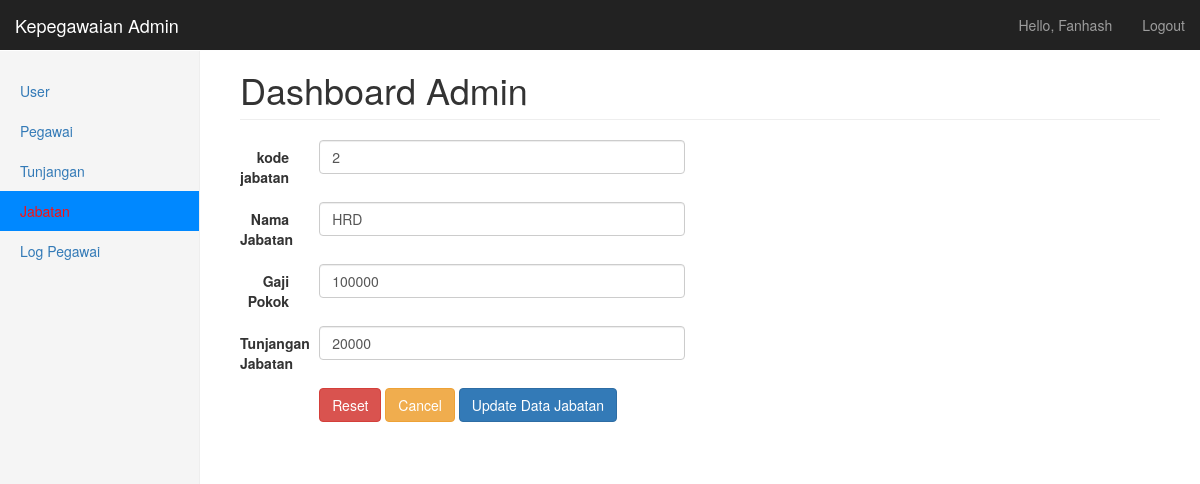
/update_jabatan.php?id=2 (signed in), run on an earlier commit of the app's database.
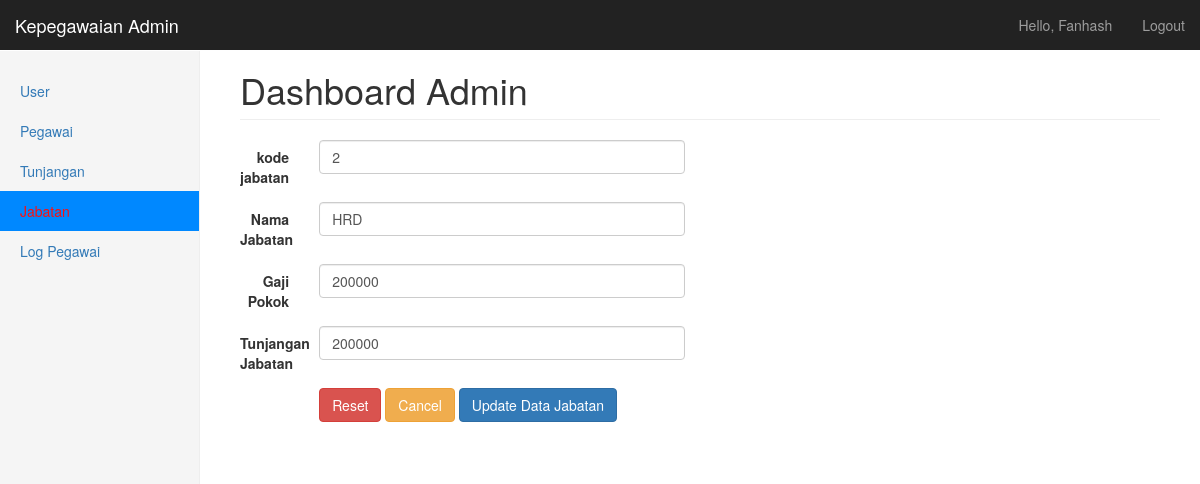
And on a later commit of the database.
### tables this page shows
CREATE TABLE `jabatan` (
  `id_jabatan` int(5) NOT NULL,
  `nama_jabatan` varchar(20) NOT NULL,
  `gaji_pokok` int(10) NOT NULL,
  `tunjangan_jabatan` int(10) NOT NULL
);

### update_jabatan.php (the view, shortened to what the changed rows need)
<?php
include 'koneksi.php';
?>
<!DOCTYPE html>
<html lang="en">
<head>
    <link href="css/bootstrap.min.css" rel="stylesheet">
    <link href="css/dashboard.css" rel="stylesheet">
    <link href="css/dataTables.bootstrap.css" rel="stylesheet" type="text/css" />
    <link href="css/dataTables.tableTools.min.css" rel="stylesheet" type="text/css" />
</head>
<body>
    <div class="container-fluid">
        <div class="row">
            <div class="col-sm-9 col-sm-offset-3 col-md-10 col-md-offset-2 main">
                <h1 class="page-header">Dashboard <?php echo ucfirst($_SESSION['level']); ?></h1>
                <div class="row">
                    <div class="col-md-6">
                        <div>
                            <?php
                            $result = $mysqli->query("SELECT *  FROM `jabatan` WHERE `id_jabatan` = " . $_GET['id'] . ";");
                            if ($result->num_rows > 0) {
                                while ($row = $result->fetch_assoc()) {
                            ?>
                                    <form class="form-horizontal" action="proses_update_jabatan.php?id=<?php echo $_GET['id']; ?>" method="POST">
                                        <div class="form-group">
                                            <label for="id_jabatan" class="col-sm-2 control-label">kode jabatan</label>
                                            <div class="col-sm-10">
                                                <input type="text" class="form-control" name="id_jabatan" id="id_jabatan" placeholder="Masukkan Kode untuk Jabatan baru" value="<?php echo $row['id_jabatan']; ?>" required />
                                            </div>
                                        </div>
                                        <div class="form-group">
                                            <label for="nama_jabatan" class="col-sm-2 control-label">Nama Jabatan</label>
                                            <div class="col-sm-10">
                                                <input type="text" class="form-control" name="nama_jabatan" id="nama_jabatan" placeholder="Masukkan Nama untuk Jabatan baru" value="<?php echo $row['nama_jabatan']; ?>" required />
                                            </div>
                                        </div>
                                        <div class="form-group">
                                            <label for="divisi" class="col-sm-2 control-label">Gaji Pokok</label>
                                            <div class="col-sm-10">
                                                <input type="text" class="form-control" name="gaji_pokok" id="gaji_pokok" placeholder="Masukkan Gaji Pokok untuk Jabatan baru" value="<?php echo $row['gaji_pokok']; ?>" required />
                                            </div>
                                        </div>
                                        <div class="form-group">
                                            <label for="divisi" class="col-sm-2 control-label">Tunjangan Jabatan</label>
                                            <div class="col-sm-10">
                                                <input type="text" class="form-control" name="tunjangan_jabatan" id="tunjangan_jabatan" placeholder="Masukkan Tunjangan untuk Jabatan baru" value="<?php echo $row['tunjangan_jabatan']; ?>" required />
                                            </div>
                                        </div>
                                        <div class="form-group">
                                            <div class="col-sm-offset-2 col-sm-10">
                                                <button type="reset" class="btn btn-danger">Reset</button>
                                                <a type="cancel" class="btn btn-warning" href="jabatan.php">Cancel</a>
                                                <button type="submit" class="btn btn-primary">Update Data Jabatan</button>
                                            </div>
                                        </div>
                                    </form>
                            <?php
                                }
                            }
                            ?>
                        </div>
                    </div>
                </div>
            </div>
        </div>
    </div>
</body>
</html>

What changed in the data, as far as the page shows it:
changed jabatan "HRD": gaji_pokok "100000" → "200000"; tunjangan_jabatan "20000" → "200000"
